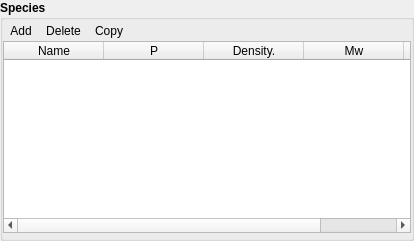
             <widget class="QGroupBox" name="groupbox_species">
              <property name="font">
               <font>
                <weight>75</weight>
                <bold>true</bold>
               </font>
              </property>
              <property name="title">
               <string>Species</string>
              </property>
              <property name="flat">
               <bool>true</bool>
              </property>
              <layout class="QGridLayout" name="gridLayout_12">
               <property name="leftMargin">
                <number>0</number>
               </property>
               <property name="topMargin">
                <number>0</number>
               </property>
               <property name="rightMargin">
                <number>0</number>
               </property>
               <property name="bottomMargin">
                <number>5</number>
               </property>
               <property name="spacing">
                <number>0</number>
               </property>
               <item row="2" column="0">
                <widget class="QTableWidget" name="tablewidget_solids_species">
                 <property name="sizePolicy">
                  <sizepolicy hsizetype="Expanding" vsizetype="Preferred">
                   <horstretch>0</horstretch>
                   <verstretch>0</verstretch>
                  </sizepolicy>
                 </property>
                 <property name="minimumSize">
                  <size>
                   <width>0</width>
                   <height>60</height>
                  </size>
                 </property>
                 <property name="maximumSize">
                  <size>
                   <width>16777215</width>
                   <height>16777215</height>
                  </size>
                 </property>
                 <property name="font">
                  <font>
                   <weight>50</weight>
                   <bold>false</bold>
                  </font>
                 </property>
                 <property name="selectionMode">
                  <enum>QAbstractItemView::SingleSelection</enum>
                 </property>
                 <property name="selectionBehavior">
                  <enum>QAbstractItemView::SelectRows</enum>
                 </property>
                 <attribute name="horizontalHeaderCascadingSectionResizes">
                  <bool>true</bool>
                 </attribute>
                 <attribute name="horizontalHeaderMinimumSectionSize">
                  <number>20</number>
                 </attribute>
                 <attribute name="horizontalHeaderDefaultSectionSize">
                  <number>100</number>
                 </attribute>
                 <attribute name="horizontalHeaderHighlightSections">
                  <bool>false</bool>
                 </attribute>
                 <attribute name="horizontalHeaderStretchLastSection">
                  <bool>false</bool>
                 </attribute>
                 <attribute name="verticalHeaderVisible">
                  <bool>false</bool>
                 </attribute>
                 <attribute name="verticalHeaderHighlightSections">
                  <bool>false</bool>
                 </attribute>
                 <column>
                  <property name="text">
                   <string>Name</string>
                  </property>
                 </column>
                 <column>
                  <property name="text">
                   <string>P</string>
                  </property>
                  <property name="toolTip">
                   <string>Phase.</string>
                  </property>
                 </column>
                 <column>
                  <property name="text">
                   <string>Density.</string>
                  </property>
                 </column>
                 <column>
                  <property name="text">
                   <string>Mw</string>
                  </property>
                  <property name="toolTip">
                   <string>Molecular weight.</string>
                  </property>
                 </column>
                 <column>
                  <property name="text">
                   <string>Hf/R</string>
                  </property>
                  <property name="toolTip">
                   <string>Heat of formation (normalized).</string>
                  </property>
                 </column>
                </widget>
               </item>
               <item row="1" column="0">
                <widget class="QWidget" name="frame_add_delete_copy_species" native="true">
                 <property name="sizePolicy">
                  <sizepolicy hsizetype="Preferred" vsizetype="Preferred">
                   <horstretch>0</horstretch>
                   <verstretch>0</verstretch>
                  </sizepolicy>
                 </property>
                 <property name="maximumSize">
                  <size>
                   <width>16777215</width>
                   <height>16777215</height>
                  </size>
                 </property>
                 <property name="font">
                  <font>
                   <weight>50</weight>
                   <bold>false</bold>
                  </font>
                 </property>
                 <layout class="QGridLayout" name="gridLayout_9">
                  <property name="leftMargin">
                   <number>0</number>
                  </property>
                  <property name="topMargin">
                   <number>0</number>
                  </property>
                  <property name="rightMargin">
                   <number>0</number>
                  </property>
                  <property name="bottomMargin">
                   <number>0</number>
                  </property>
                  <property name="spacing">
                   <number>0</number>
                  </property>
                  <item row="0" column="1">
                   <widget class="QToolButton" name="toolbutton_solids_species_delete">
                    <property name="font">
                     <font>
                      <weight>50</weight>
                      <bold>false</bold>
                     </font>
                    </property>
                    <property name="toolTip">
                     <string>Delete selected species.</string>
                    </property>
                    <property name="text">
                     <string>Delete</string>
                    </property>
                    <property name="autoRaise">
                     <bool>true</bool>
                    </property>
                   </widget>
                  </item>
                  <item row="0" column="3">
                   <spacer name="horizontalSpacer_8">
                    <property name="orientation">
                     <enum>Qt::Horizontal</enum>
                    </property>
                    <property name="sizeHint" stdset="0">
                     <size>
                      <width>281</width>
                      <height>20</height>
                     </size>
                    </property>
                   </spacer>
                  </item>
                  <item row="0" column="2">
                   <widget class="QToolButton" name="toolbutton_solids_species_edit">
                    <property name="font">
                     <font>
                      <weight>50</weight>
                      <bold>false</bold>
                     </font>
                    </property>
                    <property name="toolTip">
                     <string>Edit selected species.</string>
                    </property>
                    <property name="text">
                     <string>Copy</string>
                    </property>
                    <property name="autoRaise">
                     <bool>true</bool>
                    </property>
                   </widget>
                  </item>
                  <item row="0" column="0">
                   <widget class="QToolButton" name="toolbutton_solids_species_add">
                    <property name="font">
                     <font>
                      <weight>50</weight>
                      <bold>false</bold>
                     </font>
                    </property>
                    <property name="toolTip">
                     <string>Add species to solid phase.</string>
                    </property>
                    <property name="text">
                     <string>Add</string>
                    </property>
                    <property name="autoRaise">
                     <bool>true</bool>
                    </property>
                   </widget>
                  </item>
                 </layout>
                </widget>
               </item>
              </layout>
             </widget>
